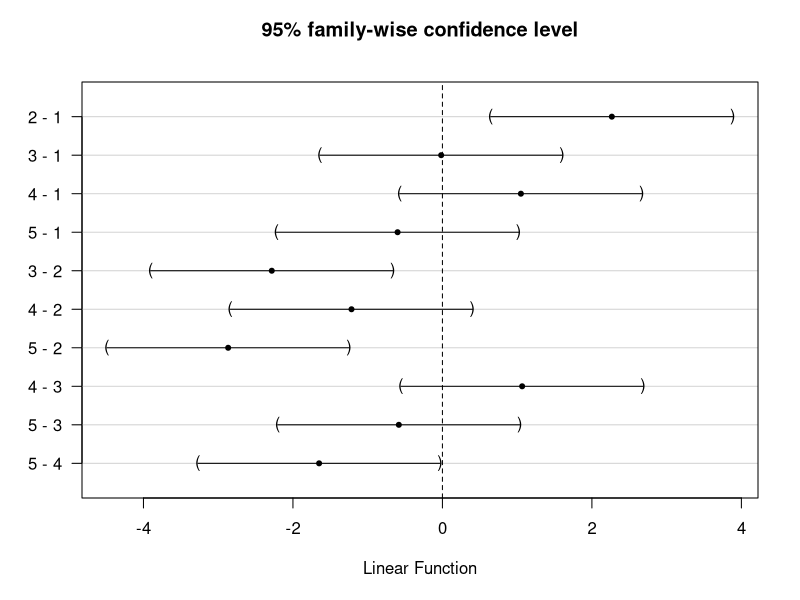

Write R code to recreate this figure.
## ---- chunk 1
knitr::opts_chunk$set(echo = TRUE)
## ---- chunk 2
library(readxl)
library("multcomp")
motor <- read.csv("../../data/csv/motor.csv")
motor$vib <- motor$vibration  
motor$Brand <- as.factor(motor$Brand)
## ---- chunk 3
attach(motor)
motor.aov <- aov(vib~Brand)
motor.aov.glht <- glht(motor.aov, linfct = mcp(Brand = "Tukey"))
summary(motor.aov.glht,test=univariate())
plot(motor.aov.glht)
detach(motor)
## ---- chunk 4
summary(motor.aov.glht)
summary(motor.aov.glht,test=adjusted("Shaffer"))
summary(motor.aov.glht,test=adjusted("bonferroni"))
## ---- chunk 5
confint(motor.aov.glht,level=0.95,calpha = univariate_calpha())
## ---- chunk 6
motor.aov.glht.Dun <- glht(motor.aov, linfct = mcp(Brand = "Dunnett"))
confint(motor.aov.glht.Dun,level=0.95,calpha = univariate_calpha())
summary(motor.aov.glht.Dun)
## ---- chunk 7
motor$Brand <- relevel(motor$Brand, ref="5")
levels(motor$Brand) 
# now "5" becomes the reference level -- note that 5 is listed first
## ---- chunk 8
motor$Brand <- relevel(motor$Brand, ref="5")
levels(motor$Brand) 
motor.aov2 <- aov(vib~Brand,data=motor)
summary(motor.aov2)
motor.aov.glht.Dun2 <- glht(motor.aov2, linfct = mcp(Brand = "Dunnett"))
confint(motor.aov.glht.Dun2,level=0.95,calpha = univariate_calpha())
summary(motor.aov.glht.Dun2)
